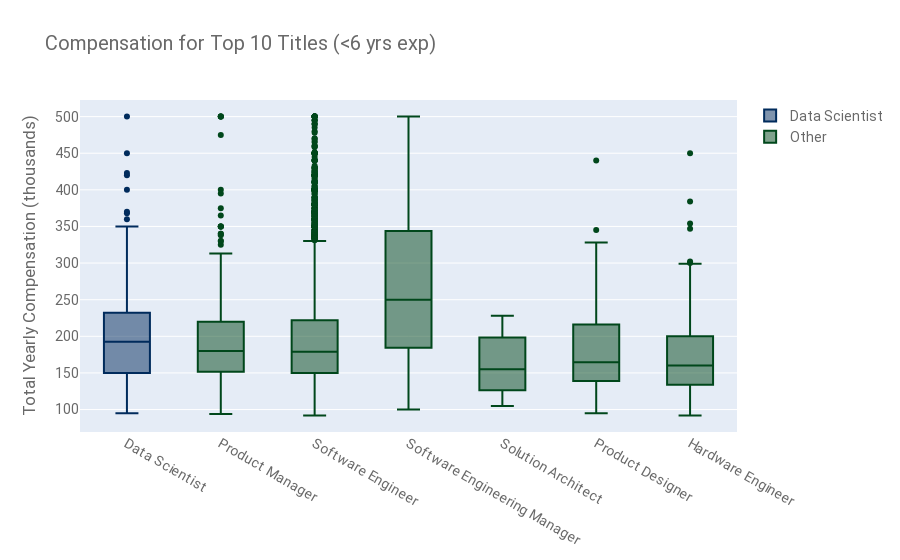

Notebook code for this chart:
### Code cell
fig = go.Figure()
 
fig.add_trace(go.Box(
    x= df_titles[df_titles.DataScientist == 1 ]['title'],
    y= df_titles[df_titles.DataScientist == 1 ]['totalyearlycompensation'],
    name='Data Scientist',
    marker_color= "#002B5C"))

fig.add_trace(go.Box(
    x= df_titles[df_titles.DataScientist == 0 ]['title'],
    y= df_titles[df_titles.DataScientist == 0 ]['totalyearlycompensation'],
    name='Other',
    marker_color= "#00471B"))

fig.update_layout(
    title="Compensation for Top 10 Titles (<6 yrs exp)",
    yaxis_title="Total Yearly Compensation (thousands)",
    font=dict(
        family="Roboto",
        size=14,
        color="#696969"
    )
)


fig.show()

### Figure 1 — Plotly figure (JSON) as saved in the notebook; plotly's stock layout.template omitted (floating-point values rounded to 4 significant figures; data arrays with more than 128 entries replaced by an {"elided": "..."} marker saying what was removed)
{"data": [{"marker": {"color": "#002B5C"}, "name": "Data Scientist", "type": "box", "x": {"elided": "374 str values"}, "y": {"elided": "374 int values"}}, {"marker": {"color": "#00471B"}, "name": "Other", "type": "box", "x": {"elided": "7241 str values"}, "y": {"elided": "7241 float values"}}], "layout": {"font": {"color": "#696969", "family": "Roboto", "size": 14}, "title": {"text": "Compensation for Top 10 Titles (<6 yrs exp)"}, "yaxis": {"title": {"text": "Total Yearly Compensation (thousands)"}}}}
